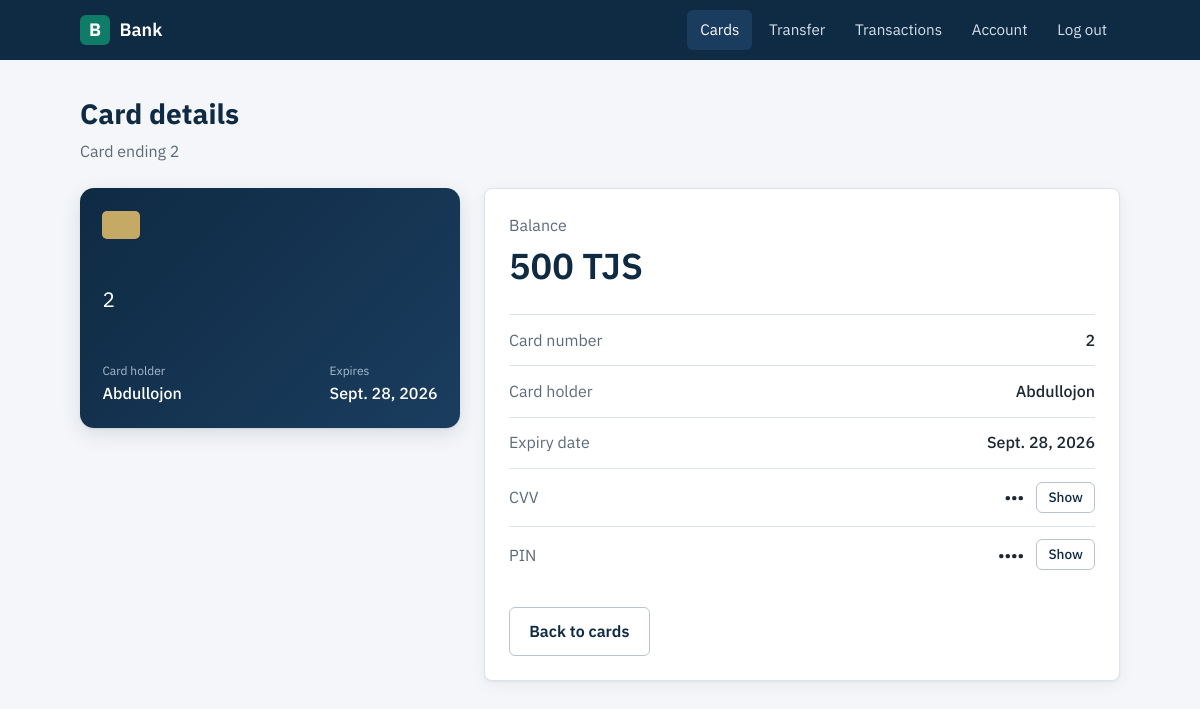
The app's page /card/detail/2 (signed in), older data.
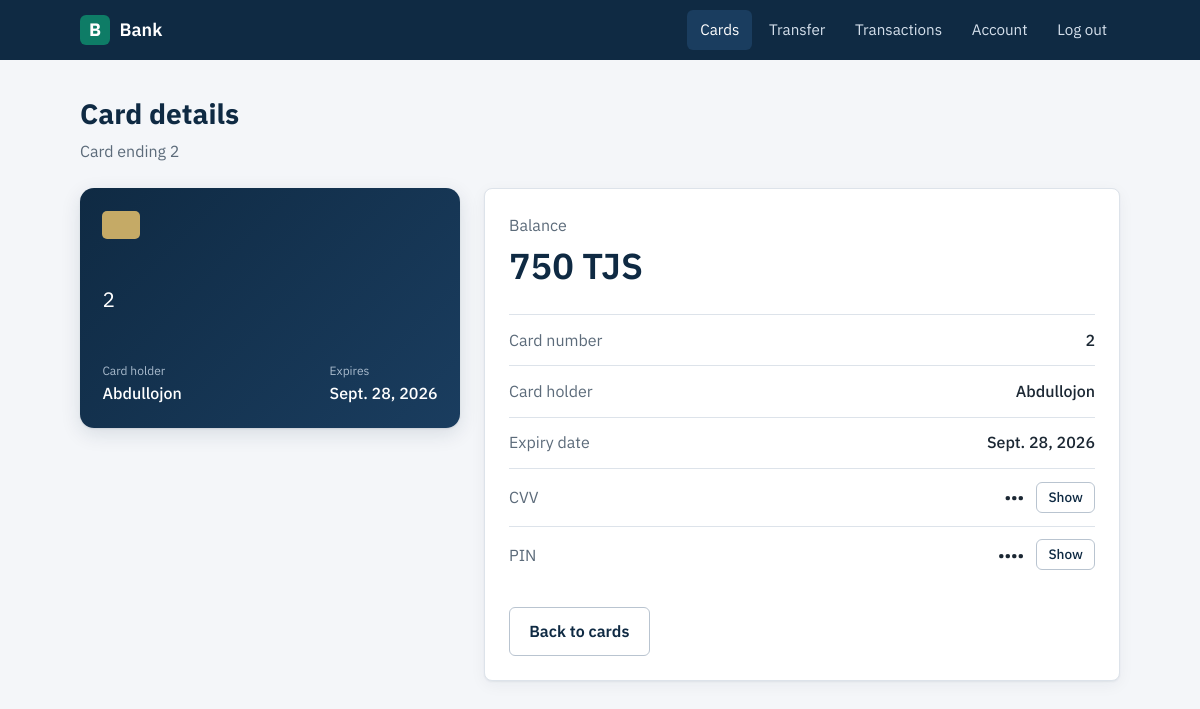
The same page, newer data.
### bank_system/models.py (models this page shows)
class Card(models.Model):
    card_number = models.CharField(max_length=50,unique=True)
    cvv = models.IntegerField(default=generate_cvv)
    date = models.DateField()
    balance = models.IntegerField(default=500)
    type = models.CharField(max_length=50)
    pin = models.IntegerField(default=generate_pin)
    owner = models.ForeignKey( Account ,on_delete=models.CASCADE)

class Account(models.Model):
    firstname = models.CharField(max_length=50)
    lastname = models.CharField(max_length=50)
    address = models.CharField( max_length=50)
    passport_id = models.CharField(max_length=50,unique=True)
    balance = models.IntegerField(default=1000)
    user = models.OneToOneField(User , on_delete=models.CASCADE)

### bank_system/views.py (the view)
# urls.py: path('card/detail/<int:pk>',CardDetail.as_view(),name = 'card_detail'),
class CardDetail(DetailView):
    model = Card
    template_name = 'card_detail.html'
    context_object_name = 'card'
    def get_queryset(self):
        account = Account.objects.get(user = self.request.user)
        return Card.objects.filter(owner = account)

### bank_system/templates/card_detail.html (shortened to what this page needs)
<!doctype html>
<html lang="en">
  <head>
  </head>
  <body>
    <header class="topbar">
      <div class="topbar-inner">
        <a class="brand" href="{% url 'cards' %}"
          ><span class="brand-mark">B</span> Bank</a
        >
        <nav class="nav" aria-label="Main">
          <a href="{% url 'cards' %}" aria-current="page">Cards</a>
          <a href="{% url 'transfer' %}">Transfer</a>
          <a href="{% url 'transactions' %}">Transactions</a>
          <a href="{% url 'acc_detail' user.pk %}">Account</a>
          <form method="post" action="{% url 'logout' %}" class="logout-form">
            {% csrf_token %}<button type="submit">Log out</button>
          </form>
        </nav>
      </div>
    </header>
    <main class="container">
      <div class="page-head">
        <h1>Card details</h1>
        <p>Card ending {{ card.card_number|slice:"-4:" }}</p>
      </div>
      <div class="layout">
        <div class="bank-card" aria-label="Card preview">
          <span class="chip" aria-hidden="true"></span>
          <div class="number">{{ card.card_number }}</div>
          <div class="card-bottom">
            <div>
              <small>Card holder</small>
              <span class="holder">{{ card.owner.firstname }}</span>
            </div>
            <div>
              <small>Expires</small>
              <span class="holder">{{ card.date }}</span>
            </div>
          </div>
        </div>
        <section class="panel">
          <p class="balance-label">Balance</p>
          <p class="balance">{{ card.balance }} TJS</p>
          <dl class="detail-list">
            <div class="row">
              <dt>Card number</dt>
              <dd>{{ card.card_number }}</dd>
            </div>
            <div class="row">
              <dt>Card holder</dt>
              <dd>{{ card.owner.firstname }}</dd>
            </div>
            <div class="row">
              <dt>Expiry date</dt>
              <dd>{{ card.date }}</dd>
            </div>
            <div class="row">
              <dt>CVV</dt>
              <dd>
                <span class="secret" data-value="{{ card.cvv }}">•••</span>
                <button type="button" class="reveal" aria-pressed="false">
                  Show
                </button>
              </dd>
            </div>
            <div class="row">
              <dt>PIN</dt>
              <dd>
                <span class="secret" data-value="{{ card.pin }}">••••</span>
                <button type="button" class="reveal" aria-pressed="false">
                  Show
                </button>
              </dd>
            </div>
          </dl>
          <div class="actions">
            <a class="btn" href="{% url 'cards' %}">Back to cards</a>
          </div>
        </section>
      </div>
    </main>
  </body>
</html>

Row changes from the older to the newer data that the page shows:
changed Card "Abdullojon": balance "500" → "750"
